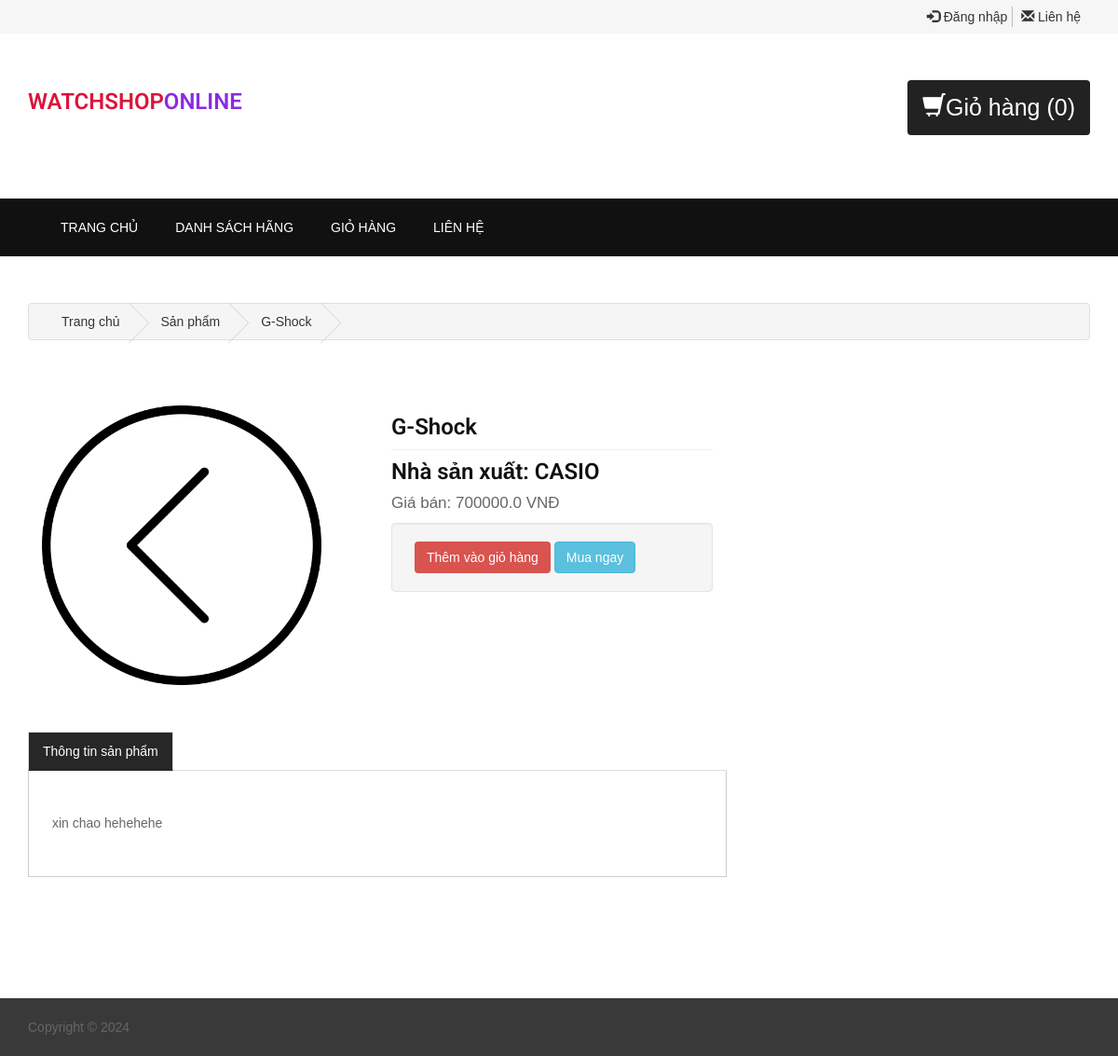
The page /detail.php?id=24 on the database its author committed.
### tables this page shows
CREATE TABLE `product` (
  `ma_sp` int(11) NOT NULL,
  `ten_sp` varchar(100) DEFAULT NULL,
  `ma_loai` varchar(10) NOT NULL,
  `hinh` varchar(50) DEFAULT NULL,
  `don_gia` double NOT NULL DEFAULT 0,
  `nha_san_xuat` varchar(100) DEFAULT NULL,
  `mo_ta` varchar(500) NOT NULL
);

### detail.php (the view, shortened to what this page needs)
<?php
	include "head.php";
	?>
<?php
	include "top.php"
    ?>
    <?php
	include "header.php"
	?>
	<?php
	include "navigation.php"
	?>
	<div id="page-content" class="single-page">
	<?php
    require 'inc/myconnect.php';
    $id = $_GET["id"];
    $query="SELECT p.ma_sp,p.ten_sp,p.ma_loai,p.hinh,p.don_gia,p.nha_san_xuat,p.mo_ta
    from product p
    LEFT JOIN category c on c.ma_loai = p.ma_loai
	WHERE  p.ma_sp =".$id;
    $result = $conn->query($query);
    $row = $result->fetch_assoc();
    ?>
		<div class="container">
			<div class="row">
				<div class="col-lg-12">
					<ul class="breadcrumb">
						<li><a href="index.php">Trang chủ</a></li>
						<li><a href="#">Sản phẩm</a></li>
						<li><a href="#"><?php echo $row["ten_sp"]?></a></li>
					</ul>
				</div>
			</div>
			<div class="row">
				<div id="main-content" class="col-md-8">
					<div class="product">
						<div class="col-md-6">
							<div class="image">
								<img src="img/<?php echo $row["hinh"]?>" style="width:300px;height:300px" />
							</div>
						</div>
						<div class="col-md-6">
							<div class="caption">
								<div class="name"><h5><?php echo $row["ten_sp"]?></h5></div>
                                <div class="info">
									<ul>
										<li><h5>Nhà sản xuất: <?php echo $row["nha_san_xuat"]?></h5></li>
									</ul>
								</div>
								<div class="price">Giá bán: <?php echo $row["don_gia"]?>.0 VNĐ<span></span></div>
								<div class="well">
                                    <form name="form3" id="ff3" method="POST" action="">
                                        <input type="submit" name="submit" id="add-to-cart" class="btn btn-2" value="Thêm vào giỏ hàng" />
                                        <a href="#" class="btn btn-info" data-toggle="modal" data-target="#myModal">Mua ngay</a>
                                    </form>
								</div>
							</div>
						</div>
					</div>
					<div class="product-desc">
						<ul class="nav nav-tabs">
							<li class="active"><a href="#description">Thông tin sản phẩm</a></li>
						</ul>
						<div class="tab-content">
							<div id="description" class="tab-pane fade in active">
								<div innerHTML>
                      <p><?php echo $row["mo_ta"]?></p>
                    </div>
							</div>
						</div>
					</div>
					</div>
				</div>
			</div>
		</div>
	<?php
	include "footer.php"
	?>
</body>
</html>

### css/style.css (style rules this page uses)
body { font-family: Arial;color: #666;background-color: #fff;font-size: 14px;line-height: 1.6em;font-weight: 400; }
html, body { width:100%; padding:0; margin:0; }
html { -webkit-text-size-adjust: none; }
img { max-width:100%; height: auto;width: auto\9; }
h5 { font-size: 24px; }
h1,h2,h3,h4,h5,h6 { font-family: 'Roboto', sans-serif;font-weight: 600;color: #111; }
p { margin: 0 0 20px; }
a { color: #333; -webkit-transition: all .2s ease-in-out; -moz-transition: all .2s ease-in-out; transition: all .2s ease-in-out; text-decoration: none; }
ul { padding: 0;margin: 0; }
ul li { list-style:none; }
#page-content.single-page { margin: 50px 0; }
#page-content .row { margin-bottom: 30px; }
.breadcrumb { margin-bottom: 40px;border: 1px solid #ddd; }
.breadcrumb > li { text-shadow: 0 1px 0 #FFF;padding: 0 20px;position: relative;white-space: nowrap; }
.breadcrumb > li + li:before { content: '';padding: 0; }
.breadcrumb > li:after { content: '';display: block;position: absolute;top: -3px;right: -5px;width: 31px;height: 31px;border-right: 1px solid #DDD;border-bottom: 1px solid #DDD;-webkit-transform: rotate(-45deg);-moz-transform: rotate(-45deg);-o-transform: rotate(-45deg);transform: rotate(-45deg); }
.product:after, .product:before { clear: both; content: '\0020'; display: block; visibility: hidden; width: 0; height: 0; }
.product .name { border-bottom: 1px solid #eee; }
.product .info ul li { margin: 10px 0; }
.product .price { font-size: 17px;margin: 10px 0; }
.product-desc { margin: 50px 0; }
.nav-tabs > li.active > a, .nav-tabs > li.active > a:hover, .nav-tabs > li.active > a:focus { background: #272727;border-radius: 0;color: #fff; }
.tab-content { border-right: 1px solid #ccc;border-bottom: 1px solid #ccc;border-left: 1px solid #ccc;padding: 25px; }
.btn.btn-2 { margin-left: 5px;background: #D9534F;color: #fff; }

### rows shown on the page
product: ten_sp "G-Shock", hinh (picture), nha_san_xuat "CASIO", don_gia "700000", mo_ta "xin chao hehehehe"
